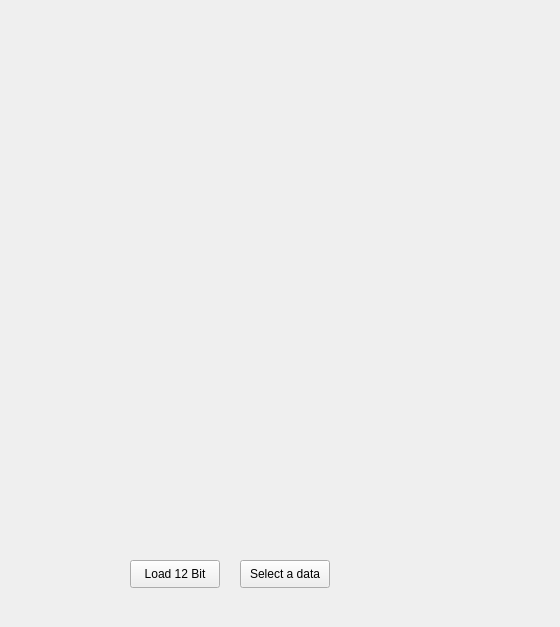
<?xml version="1.0" encoding="UTF-8"?>
<ui version="4.0">
 <class>Widget</class>
 <widget class="QWidget" name="Widget">
  <property name="geometry">
   <rect>
    <x>0</x>
    <y>0</y>
    <width>560</width>
    <height>627</height>
   </rect>
  </property>
  <property name="windowTitle">
   <string>Widget</string>
  </property>
  <widget class="QLabel" name="label_image_2">
   <property name="geometry">
    <rect>
     <x>0</x>
     <y>0</y>
     <width>512</width>
     <height>512</height>
    </rect>
   </property>
   <property name="text">
    <string/>
   </property>
  </widget>
  <widget class="QPushButton" name="pushButton_8bit">
   <property name="geometry">
    <rect>
     <x>240</x>
     <y>560</y>
     <width>90</width>
     <height>28</height>
    </rect>
   </property>
   <property name="text">
    <string>Select a data</string>
   </property>
  </widget>
  <widget class="QPushButton" name="pushButton_12bit">
   <property name="geometry">
    <rect>
     <x>130</x>
     <y>560</y>
     <width>90</width>
     <height>28</height>
    </rect>
   </property>
   <property name="text">
    <string>Load 12 Bit</string>
   </property>
  </widget>
 </widget>
 <layoutdefault spacing="6" margin="11"/>
 <resources/>
 <connections/>
</ui>
